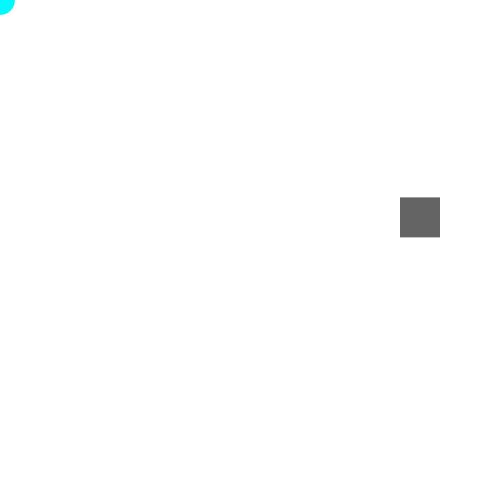
Frame 1 (no input)
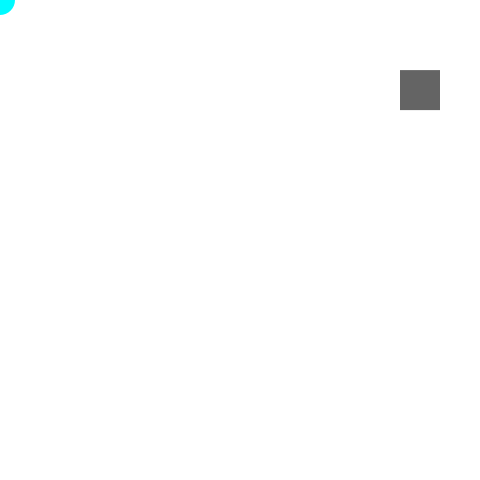
Frame 60 (the mouse pressed at the canvas centre just before this capture)
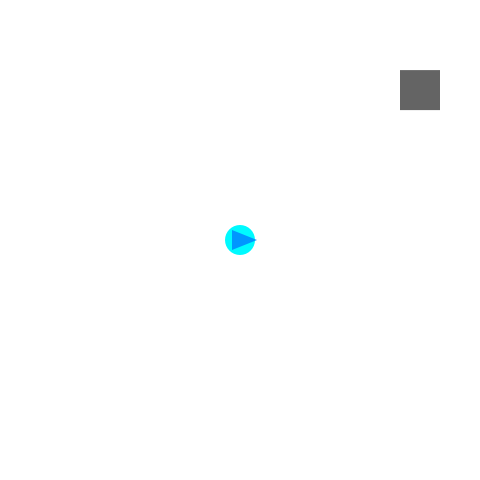
Frame 120 (the mouse held since frame 60 and released just before this capture)

The Processing sketch that drew these frames (run headless with seeded random() and noise(); from frame 60 on, the mouse is pressed at the canvas centre):

// Processing sketch: bulletAndEnemy
// ── bulletAndEnemy.pde
int r, theta;
float x, y, rad;
int mx = -50, my = -50;

void setup() {
  r = 300;
  theta = 0;
  size(480, 480);
  noStroke();
}

void draw() {
  theta++;
  rad = radians(theta);
  x = r * cos(rad);
  y = -r * sin(rad);
  background(255);
  fill(100);
  rect(400, y/2 + 200, 40, 40);

  fill(0, 250, 255);
  ellipse(mouseX, mouseY, 30, 30);
  if (mousePressed) {
    mx = mouseX;
    my = mouseY;
  } else {
    fill(255);
  }
  mx += 2;
  fill(0, 150, 255);
  triangle(mx + 15, my, mx - 10, my + 10, mx - 10, my - 10);
}
